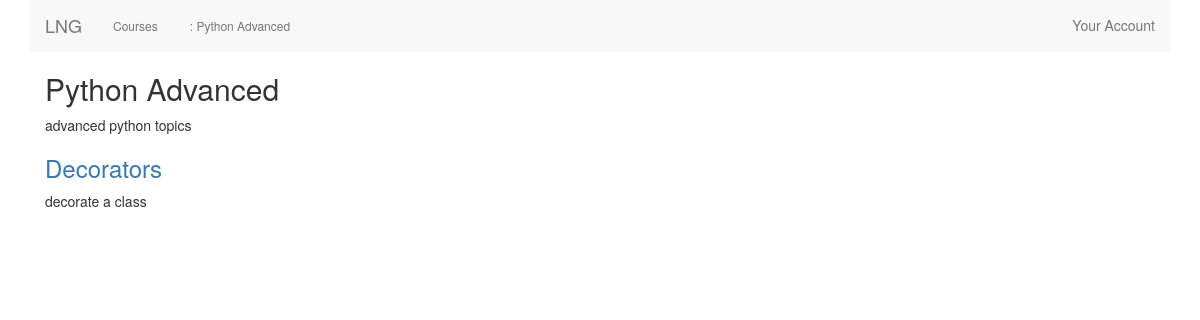
/courses/2/, run on the app's committed database.
### courses/models.py (models this page shows, shortened)
class Course(models.Model):
    created_at = models.DateTimeField(auto_now_add=True)
    title = models.CharField(max_length=255)
    description = models.TextField()

class Step(models.Model):
    title = models.CharField(max_length=255)
    description = models.TextField()
    order = models.IntegerField(default=0)
    course = models.ForeignKey(Course)
    content = models.TextField(blank=True, default='')
    class Meta:
        ordering = ['order',]

### courses/views.py (the view)
# urls.py: url(r'(?P<pk>\d+)/$', views.course_detail, name='course'),
def course_detail(request, pk):
    course = get_object_or_404(Course, pk=pk)
    return render(request, 'courses/course_detail.html', {'course': course})

### courses/templates/courses/course_detail.html (shortened to what this page needs)
 {% extends "layout.html" %}
 {% block content %}
 <div class="container">
     <h2>{{ course.title }}</h2>
     {{ course.description }}
     <div class="row">
         {% for step in course.step_set.all %}
         <div class="col-sm-4">
             <a href="{% url 'courses:step' course.id step.pk %}"><h3>{{ step.title }}</h3></a>
             {{ step.description }}
         </div>
         {% endfor %}
     </div>
 </div>
 {% endblock %}

### templates/layout.html (shortened to what this page needs)
{% load static from staticfiles %}
{% load socialaccount %}
<!doctype html>
<html lang="en">
    <head>
        {% load bootstrap3 %}
        {% bootstrap_css %}
    </head>
    <body>
        {% block bootstrap3_content %}
        <div class="container">
        <nav class="nav navbar-default">
            <div class="navbar-header">
                 <a class="navbar-brand" href="{% url 'home' %}">LNG</a>
            </div>
            <div id="navbar" class="navbar-collapse">
            <ul class="nav navbar-nav">
                <li><a class="btn btn-link btn-xs" href="{% url 'courses:courses_list' %}">Courses</a></li>
                {% if course.title %}
                <li><a class="btn btn-link btn-xs" href="">: {{ course.title }}</a></li>
                {% elif step.course.title %}
                <li><a class="btn btn-link btn-xs" href="{% url 'courses:course' step.course.pk %}">: {{ step.course.title }}</a></li>
                <li><a class="btn btn-link btn-xs" href="">: {{ step.title }}</a></li>
                {% endif %}
            </ul>
                <ul class="nav navbar-nav navbar-right">
                    <li><a href="">Your Account</a></li>
                </ul>
            </div>
        </nav>
            {% block content %} {% endblock content %}
        </div>
    </body>
        {% endblock %}
</html>

### data on the page
Course: title "Python Advanced", description "advanced python topics"
Step: title "Decorators", description "decorate a class"
